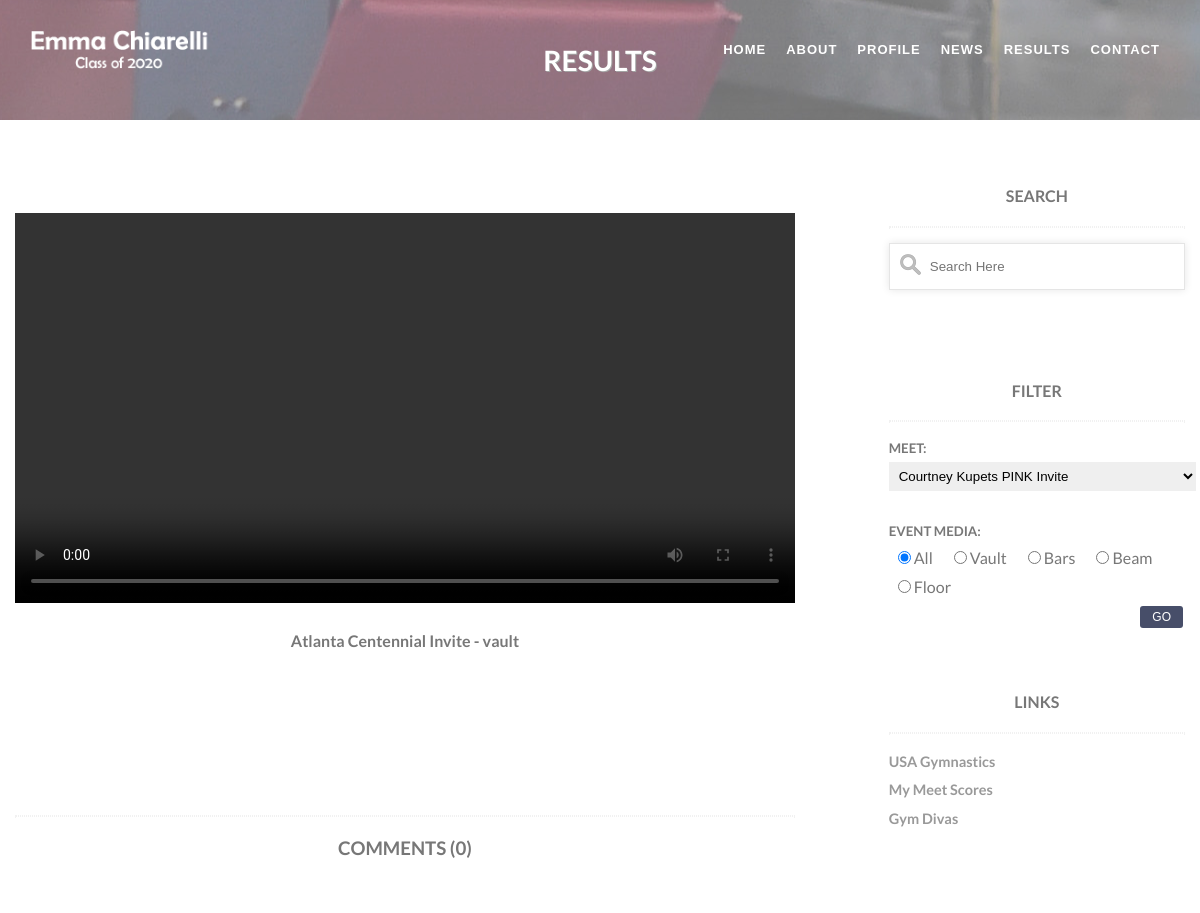
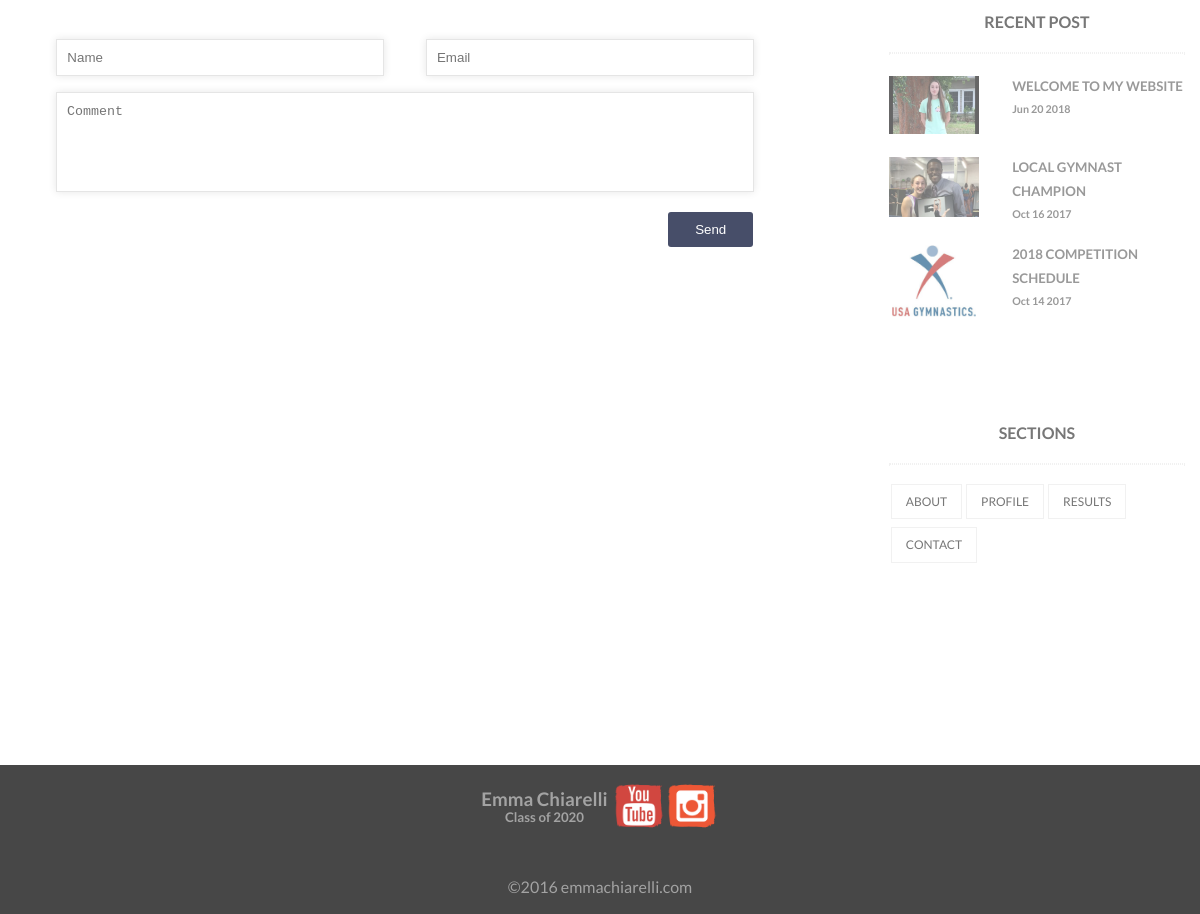
The page /media.php?videoid=3020 on the database its author committed (2 pictures, top to bottom).
### tables this page shows
CREATE TABLE `video` (
  `videoid` int(11) NOT NULL,
  `meetid` int(11) NOT NULL,
  `eventid` int(11) NOT NULL,
  `url` varchar(250) DEFAULT NULL,
  `description` varchar(300) DEFAULT NULL,
  `poster` varchar(250) DEFAULT NULL
);

CREATE TABLE `meet` (
  `meetid` int(11) NOT NULL,
  `name` varchar(150) DEFAULT NULL,
  `date` date DEFAULT NULL,
  `location` varchar(150) DEFAULT NULL,
  `image` varchar(250) DEFAULT NULL
);

CREATE TABLE `article` (
  `articleid` int(11) NOT NULL,
  `title` varchar(250) DEFAULT NULL,
  `date` date DEFAULT NULL,
  `body` text,
  `authorid` int(11) NOT NULL,
  `video` varchar(250) DEFAULT NULL,
  `image` varchar(250) DEFAULT NULL,
  `youtube` varchar(300) DEFAULT NULL,
  `html` text
);

### src/emmachiarelli_sql.php (called while the page is built, shortened)
<?php
function sql($query, $columnid = null, $event = 0) {
	switch($query) {
		case "results_sql" :
			$sql = "SELECT meet.meetid, meet.date, meet.name, result.session, result.level, result.division, result.vault, result.bars, result.beam, result.floor, result.aa FROM result
				INNER JOIN meet
				on result.meetid=meet.meetid
				ORDER BY meet.date DESC";
			break;
		case "recentpost_sql" :
			$sql = "SELECT article.articleid, article.title, author.name, DATE_FORMAT(article.date,'%b %d %Y') AS date, article.body, article.video, article.image, article.youtube, article.html FROM article
				INNER JOIN author
				on article.authorid=author.authorid
				WHERE article.articleid >= 1003
				ORDER BY article.date DESC
				LIMIT ".$columnid."";
			break;
		case "video_comments_sql" :
			$sql = "SELECT DATE_FORMAT(date,'%b %d %Y %h:%i %p') AS date, name, text FROM comments
				WHERE videoid = ".$columnid."";
			break;
		case "videos_sql" :
			$sql = "SELECT meet.meetid, meet.name, video.videoid, video.eventid, video.url, video.description from video
				INNER JOIN meet
				on video.meetid=meet.meetid
				WHERE videoid=".$columnid."";
			break;
	}
	return $sql;
}
?>

### src/emmachiarelli_results.php (the view, shortened to what this page needs)
<?php
function display_filter($result) {
?>
	<h4>FILTER</h4>
	<hr>
	<form class="form" action="filter.php" method="GET">
	<h5 class="filter-title">MEET:</h5>
	<select class="select" name="meetid">
<?php
	if ($result->num_rows > 0) {
		while($row = $result->fetch_assoc()) { ?>
			<option value="<?php echo $row["meetid"]; ?>"><?php echo $row["name"]; ?></option>
<?php
		}
	}
?>
	</select>
		<br><br>
		<h5 class="filter-title">EVENT MEDIA:</h5>
		<ul class="radio">
			<li><input type="radio" name="event" value="0" checked> All</li>
			<li><input type="radio" name="event" value="1"> Vault</li>
			<li><input type="radio" name="event" value="2"> Bars</li>
			<li><input type="radio" name="event" value="3"> Beam</li>
			<li><input type="radio" name="event" value="4"> Floor</li>
		</ul>
		<input class="button" type="submit" value="GO">
	</form>
<?php
}
?>

### src/emmachiarelli_media.php (shortened to what this page needs)
<?php
function display_media($result, $media) {
	if ($result->num_rows > 0) {
		while($row = $result->fetch_assoc()) {
			echo '<div class="query-media">';
			if($media == "videos") {
				echo '<video id="video-query-full" controls>
					<source type="video/mp4" src="'.$row["url"].'">
					</video>';
			}
			else {
				echo '<img class="image-query-full" src="'.$row["url"].'">';
			}
			echo '</div>
				<h4>'.$row["name"].' - '.$row["description"].'</h4>';
		}
	}
}
?>

### src/emmachiarelli_comments.php (shortened to what this page needs)
<?php
function display_comments($result) {
	echo '<div class="comments">';
}
function display_comments_form($columnid, $class) {
	echo '<form class="form" name="commentform" action="'.htmlspecialchars($_SERVER["PHP_SELF"]).'" method="POST">
		<div class="'.$class.'-input">
			<input type="text" name="name" id="name" placeholder="Name" required>
			<input type="email" name="email" id="email" placeholder="Email" required>
		</div>
		<div class="'.$class.'-textarea">
			<textarea name="comment" id="comment" placeholder="Comment" required></textarea>
		</div>
		<div class="submit '.$class.'-submit">';
	echo '<input type="submit" value="Send">
		</div>
	</form>';
}
function format_output($data) {
	$data = str_replace("\\r\\n", "<br>", $data);
	$data = str_replace("\\", "", $data);
	return $data;
}
?>

### src/emmachiarelli_article.php (shortened to what this page needs)
<?php
function display_recent_post($result) {
	echo '<h4 class="sidebar-post">RECENT POST</h4>
		<hr>
		<ul class="post">';
	if ($result->num_rows > 0) {
		while($row = $result->fetch_assoc()) {
			echo '<li>
				<div class="col-5">
					<a href="article.php?articleid='.$row["articleid"].'">
						<img src="'.$row["image"].'" class="post-image-small" alt="'.$row["title"].'">
					</a>
				</div>
				<div class="col-7 post-heading">
					<a href="article.php?articleid='.$row["articleid"].'">
						<h5>'.strtoupper(format_output($row["title"])).'</h5>
						<h6>'.$row["date"].'</h6>
					</a>
				</div>
				</li>';
		}
	}
	echo '</ul>';
}
?>

### css/style.css (style rules this page uses)
* { box-sizing: border-box; margin: 0; padding: 0; border: 0; }
html { position: relative; min-height: 100%; }
body { margin-bottom: 25%; color: #777; line-height: 1.8; }
body, h1, h2, h3, h4, h5, h6 { font-family: "Lato", sans-serif; }
h3, h4, h5, h6 { text-align: center; }
h6 { color: #999; }
hr { border: 1px dotted #f1f1f1; margin: 15px 0 15px 0; }
.col-5 { width: 41.66%; float: left; }
.col-7 { width: 58.33%; float: left; }
.button { background-color: #474E69; border: none; color: #FFF; padding: 4px 12px; text-align: center; text-decoration: none; display: inline-block; font-size: 75%; margin: 4px 2px; cursor: pointer; border-radius: 3px; -moz-border-radius: 3px; -webkit-border-radius: 3px; float: right; }
.comments-input input { margin: 0 2.5% 0 2.5%; }
.comments-input, .comments-textarea { text-align: center; }
.comments-submit { text-align: right; padding-left: 50%; }
#video-query-full { width: 100% !important; height: auto !important; margin: 10% 0 2% 0; }
.select { padding: 2%; }
.filter-title { text-align: left; }
.radio li { display: inline; list-style-type: none; padding: 3%; }
.post-image-small { float: left; width: 90px; height: auto; margin: 1% 0 1% 0; opacity: 0.6; }
.post-heading h5, .post-heading h6 { text-align: left; float: left; color: #999; }
.post li { display: inline-block; list-style-type: none; margin: 2% 0 2% 0; }
.contact-title, .contact-input input, .contact-textarea input, .submit input { margin: 1% 5% 1% 0; }
.contact-input input, .comments-input input, textarea { padding: 10px; border: 1px solid #E5E5E5; width: 42%; color: #999999; box-shadow: rgba(0, 0, 0, 0.1) 0px 0px 8px; -moz-box-shadow: rgba(0, 0, 0, 0.1) 0px 0px 8px; -webkit-box-shadow: rgba(0, 0, 0, 0.1) 0px 0px 8px; }
textarea { width: 89.5%; height: 100px; max-width: 89.5%; line-height: 18px; margin-top: 2%; resize: none; }
.submit { margin: 1% 3% 3% 0; text-align: right; }
.submit input { width: 85px; height: 35px; background-color: #474E69; color: #FFF; cursor: pointer; border-radius: 3px; -moz-border-radius: 3px; -webkit-border-radius: 3px; }

### css/navigation.css (style rules this page uses)
ul li a { font-family: "Lato", sans-serif; text-decoration: none; }
a { transition: all 0.3s ease 0s; -moz-transition: all 0.3s ease 0s; -webkit-transition: all 0.3s ease 0s; -o-transition: all 0.3s ease 0s; }

### rows shown on the page
video: meetid.name "Atlanta Centennial Invite", description "vault"
article: image (picture), title "WELCOME TO MY WEBSITE", date "Jun 20 2018"
article: image (picture), title "LOCAL GYMNAST CHAMPION", date "Oct 16 2017"
article: image (picture), title "2018 COMPETITION SCHEDULE", date "Oct 14 2017"

### other values the page prints
$name "HOME"
$name "ABOUT"
$name "PROFILE"
$name "NEWS"
$name "RESULTS"
$name "CONTACT"
$title "RESULTS"
$comments->num_rows "0"
form field meetid "Courtney Kupets PINK Invite"
